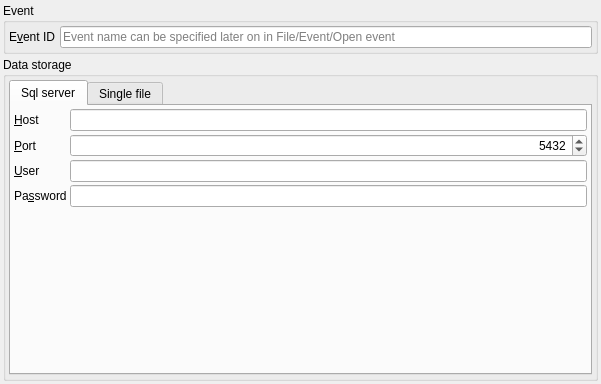
<?xml version="1.0" encoding="UTF-8"?>
<ui version="4.0">
 <class>ConnectDbDialogWidget</class>
 <widget class="QWidget" name="ConnectDbDialogWidget">
  <property name="geometry">
   <rect>
    <x>0</x>
    <y>0</y>
    <width>601</width>
    <height>384</height>
   </rect>
  </property>
  <property name="windowTitle">
   <string>Select database</string>
  </property>
  <layout class="QVBoxLayout" name="verticalLayout">
   <property name="leftMargin">
    <number>3</number>
   </property>
   <property name="topMargin">
    <number>3</number>
   </property>
   <property name="rightMargin">
    <number>3</number>
   </property>
   <property name="bottomMargin">
    <number>3</number>
   </property>
   <item>
    <widget class="QGroupBox" name="groupBox">
     <property name="title">
      <string>Event</string>
     </property>
     <layout class="QHBoxLayout" name="horizontalLayout">
      <property name="spacing">
       <number>5</number>
      </property>
      <property name="leftMargin">
       <number>3</number>
      </property>
      <property name="topMargin">
       <number>3</number>
      </property>
      <property name="rightMargin">
       <number>3</number>
      </property>
      <property name="bottomMargin">
       <number>3</number>
      </property>
      <item>
       <widget class="QLabel" name="label_5">
        <property name="text">
         <string>E&amp;vent ID</string>
        </property>
        <property name="buddy">
         <cstring>edEventName</cstring>
        </property>
       </widget>
      </item>
      <item>
       <widget class="QLineEdit" name="edEventName">
        <property name="placeholderText">
         <string>Event name can be specified later on in File/Event/Open event</string>
        </property>
        <property name="clearButtonEnabled">
         <bool>true</bool>
        </property>
       </widget>
      </item>
     </layout>
    </widget>
   </item>
   <item>
    <widget class="QGroupBox" name="groupBox_2">
     <property name="title">
      <string>Data storage</string>
     </property>
     <layout class="QVBoxLayout" name="verticalLayout_2">
      <property name="leftMargin">
       <number>3</number>
      </property>
      <property name="topMargin">
       <number>3</number>
      </property>
      <property name="rightMargin">
       <number>3</number>
      </property>
      <property name="bottomMargin">
       <number>3</number>
      </property>
      <item>
       <widget class="QTabWidget" name="tabWidget">
        <property name="currentIndex">
         <number>0</number>
        </property>
        <widget class="QWidget" name="tab">
         <attribute name="title">
          <string>Sql server</string>
         </attribute>
         <layout class="QFormLayout" name="formLayout">
          <item row="0" column="0">
           <widget class="QLabel" name="label">
            <property name="text">
             <string>&amp;Host</string>
            </property>
            <property name="buddy">
             <cstring>edServerHost</cstring>
            </property>
           </widget>
          </item>
          <item row="0" column="1">
           <widget class="QLineEdit" name="edServerHost">
            <property name="clearButtonEnabled">
             <bool>true</bool>
            </property>
           </widget>
          </item>
          <item row="1" column="0">
           <widget class="QLabel" name="label_2">
            <property name="text">
             <string>&amp;Port</string>
            </property>
            <property name="buddy">
             <cstring>edServerPort</cstring>
            </property>
           </widget>
          </item>
          <item row="2" column="0">
           <widget class="QLabel" name="label_3">
            <property name="text">
             <string>&amp;User</string>
            </property>
            <property name="buddy">
             <cstring>edServerUser</cstring>
            </property>
           </widget>
          </item>
          <item row="3" column="0">
           <widget class="QLabel" name="label_4">
            <property name="text">
             <string>Pa&amp;ssword</string>
            </property>
            <property name="buddy">
             <cstring>edServerPassword</cstring>
            </property>
           </widget>
          </item>
          <item row="2" column="1">
           <widget class="QLineEdit" name="edServerUser">
            <property name="clearButtonEnabled">
             <bool>true</bool>
            </property>
           </widget>
          </item>
          <item row="3" column="1">
           <widget class="QLineEdit" name="edServerPassword">
            <property name="echoMode">
             <enum>QLineEdit::Password</enum>
            </property>
            <property name="clearButtonEnabled">
             <bool>true</bool>
            </property>
           </widget>
          </item>
          <item row="1" column="1">
           <widget class="QSpinBox" name="edServerPort">
            <property name="alignment">
             <set>Qt::AlignRight|Qt::AlignTrailing|Qt::AlignVCenter</set>
            </property>
            <property name="minimum">
             <number>1024</number>
            </property>
            <property name="maximum">
             <number>65535</number>
            </property>
            <property name="value">
             <number>5432</number>
            </property>
           </widget>
          </item>
         </layout>
        </widget>
        <widget class="QWidget" name="tabSingleFile">
         <attribute name="title">
          <string>Single file</string>
         </attribute>
         <layout class="QVBoxLayout" name="verticalLayout_3">
          <item>
           <widget class="QLabel" name="label_6">
            <property name="text">
             <string>Wor&amp;king directory</string>
            </property>
            <property name="buddy">
             <cstring>edSingleWorkingDir</cstring>
            </property>
           </widget>
          </item>
          <item>
           <layout class="QHBoxLayout" name="horizontalLayout_2">
            <item>
             <widget class="QLineEdit" name="edSingleWorkingDir">
              <property name="placeholderText">
               <string>Directory where event files are placed.</string>
              </property>
              <property name="clearButtonEnabled">
               <bool>true</bool>
              </property>
             </widget>
            </item>
            <item>
             <widget class="QPushButton" name="btSingleWorkingDirectory">
              <property name="text">
               <string>...</string>
              </property>
             </widget>
            </item>
           </layout>
          </item>
          <item>
           <spacer name="verticalSpacer">
            <property name="orientation">
             <enum>Qt::Vertical</enum>
            </property>
            <property name="sizeHint" stdset="0">
             <size>
              <width>20</width>
              <height>40</height>
             </size>
            </property>
           </spacer>
          </item>
         </layout>
        </widget>
       </widget>
      </item>
     </layout>
    </widget>
   </item>
  </layout>
 </widget>
 <layoutdefault spacing="3" margin="3"/>
 <tabstops>
  <tabstop>edEventName</tabstop>
  <tabstop>tabWidget</tabstop>
  <tabstop>edServerHost</tabstop>
  <tabstop>edServerPort</tabstop>
  <tabstop>edServerUser</tabstop>
  <tabstop>edServerPassword</tabstop>
 </tabstops>
 <resources/>
 <connections/>
</ui>
